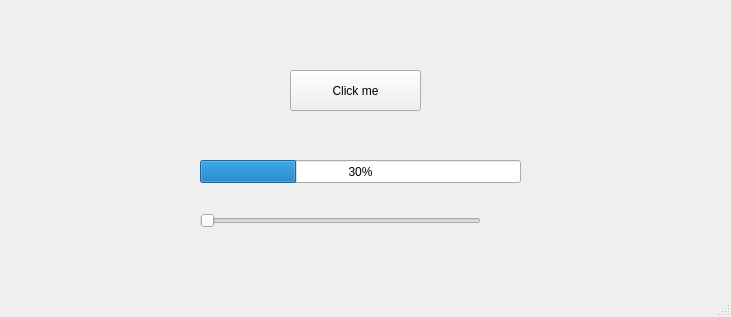
<?xml version="1.0" encoding="UTF-8"?>
<ui version="4.0">
 <class>MainWindow</class>
 <widget class="QMainWindow" name="MainWindow">
  <property name="geometry">
   <rect>
    <x>0</x>
    <y>0</y>
    <width>731</width>
    <height>317</height>
   </rect>
  </property>
  <property name="windowTitle">
   <string>MainWindow</string>
  </property>
  <widget class="QWidget" name="centralwidget">
   <widget class="QPushButton" name="btnClick">
    <property name="geometry">
     <rect>
      <x>290</x>
      <y>70</y>
      <width>131</width>
      <height>41</height>
     </rect>
    </property>
    <property name="text">
     <string>Click me</string>
    </property>
   </widget>
   <widget class="QProgressBar" name="progressBar">
    <property name="geometry">
     <rect>
      <x>200</x>
      <y>160</y>
      <width>321</width>
      <height>23</height>
     </rect>
    </property>
    <property name="value">
     <number>30</number>
    </property>
   </widget>
   <widget class="QSlider" name="hSlider">
    <property name="geometry">
     <rect>
      <x>200</x>
      <y>210</y>
      <width>281</width>
      <height>22</height>
     </rect>
    </property>
    <property name="orientation">
     <enum>Qt::Horizontal</enum>
    </property>
   </widget>
  </widget>
  <widget class="QMenuBar" name="menubar">
   <property name="geometry">
    <rect>
     <x>0</x>
     <y>0</y>
     <width>731</width>
     <height>22</height>
    </rect>
   </property>
  </widget>
  <widget class="QStatusBar" name="statusbar"/>
 </widget>
 <resources/>
 <connections/>
</ui>
